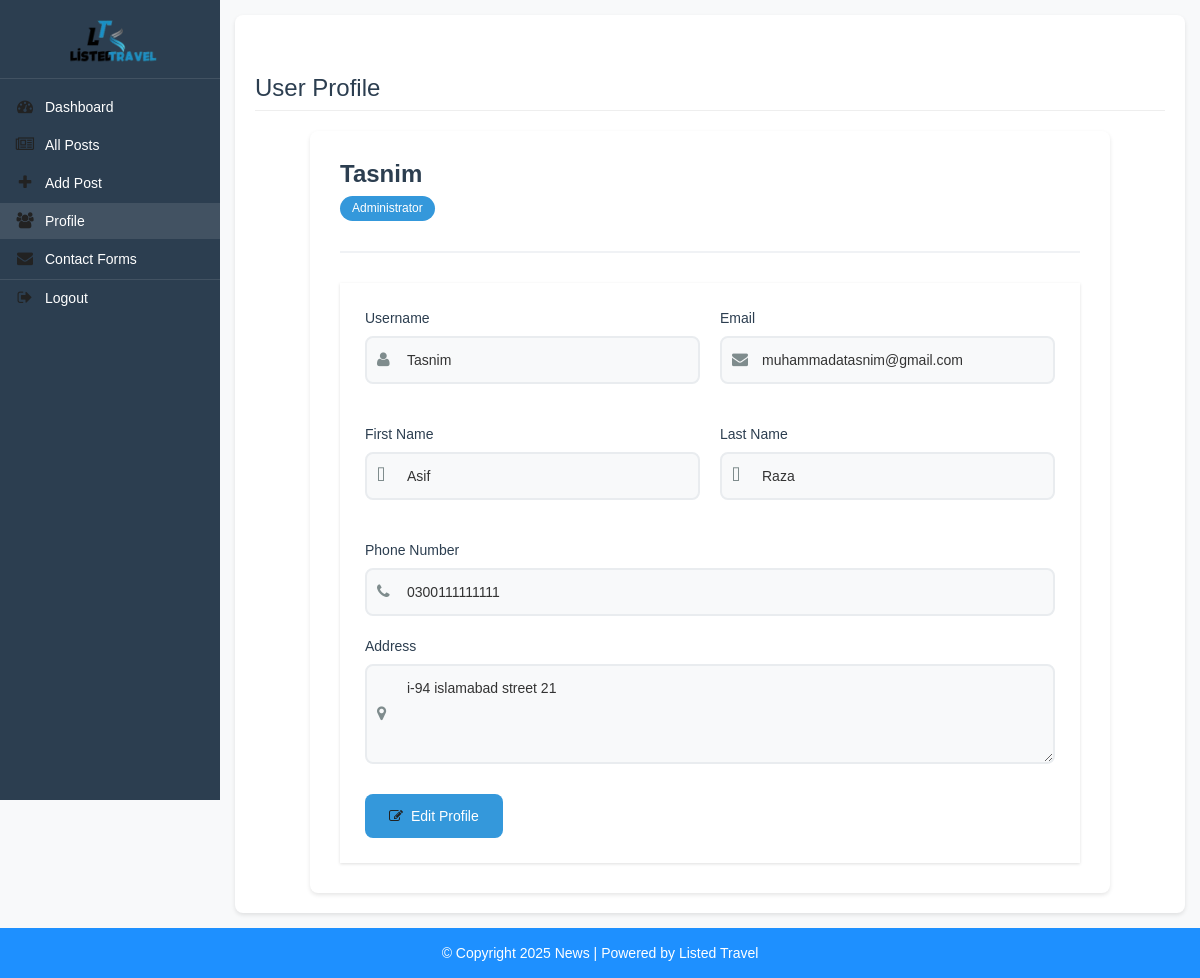
The page /users.php (signed in) on the database its author committed.
### tables this page shows
CREATE TABLE `user` (
  `user_id` int(10) UNSIGNED NOT NULL,
  `first_name` varchar(30) NOT NULL,
  `last_name` varchar(30) NOT NULL,
  `username` varchar(30) DEFAULT NULL,
  `password` varchar(40) DEFAULT NULL,
  `role` int(11) NOT NULL,
  `email` text NOT NULL,
  `phone` text NOT NULL,
  `address` text NOT NULL
);

### users.php (the view, shortened to what this page needs)
<!DOCTYPE html>
<html lang="en">
<head>
    <link rel="stylesheet" href="css/bootstrap.min.css" />
    <link rel="stylesheet" href="css/font-awesome.css">
    <link rel="stylesheet" href="css/style.css">
    <link rel="stylesheet" href="https://cdn.jsdelivr.net/npm/sweetalert2@11.7.32/dist/sweetalert2.min.css">
</head>
<body>
<div class="dashboard-container">
    <div class="sidebar">
        <div class="sidebar-header">
            <img src="img/logo.png" alt="Logo" class="logo">
        </div>
        <nav class="sidebar-nav">
            <ul>
                <li>
                    <a href="post.php"><i class="fa fa-dashboard"></i> <span>Dashboard</span></a>
                </li>
                <li>
                    <a href="all-posts.php"><i class="fa fa-newspaper-o"></i> <span>All Posts</span></a>
                </li>
                <li>
                    <a href="add-post.php"><i class="fa fa-plus"></i> <span>Add Post</span></a>
                </li>
                <?php if($_SESSION['role'] == '1') { ?>
                <li class="active">
                    <a href="users.php"><i class="fa fa-users"></i> <span>Profile</span></a>
                </li>
                <?php } ?>
                <li>
                    <a href="contactforms.php"><i class="fa fa-envelope"></i> <span>Contact Forms</span></a>
                </li>
                <li class="logout-item">
                    <a href="logout.php"><i class="fa fa-sign-out"></i> <span>Logout</span></a>
                </li>
            </ul>
        </nav>
    </div>
    <div class="main-content">
        <div class="content-area">
            <div class="page-header">
                <h1>User Profile</h1>
            </div>
            <?php
            include "config.php";
            $username = $_SESSION['username'];
            $sql = "SELECT * FROM user WHERE username = '$username'";
            $result = mysqli_query($conn, $sql);
            if($row = mysqli_fetch_assoc($result)) {
            ?>
            <div class="profile-container">
                <div class="profile-header">
                    <div class="profile-info">
                        <h2><?php echo $row['username']; ?></h2>
                        <p class="role-badge"><?php echo $row['role'] == 1 ? 'Administrator' : 'User'; ?></p>
                    </div>
                </div>
                <form class="profile-form" method="POST" action="">
                    <div class="form-row">
                        <div class="form-group">
                            <label for="username">Username</label>
                            <div class="input-group">
                                <i class="fa fa-user"></i>
                                <input type="text" id="username" value="<?php echo $row['username']; ?>" readonly>
                            </div>
                        </div>
                        <div class="form-group">
                            <label for="email">Email</label>
                            <div class="input-group">
                                <i class="fa fa-envelope"></i>
                                <input type="email" name="email" id="email" value="<?php echo $row['email']; ?>" readonly>
                            </div>
                        </div>
                    </div>
                    <div class="form-row">
                        <div class="form-group">
                            <label for="firstname">First Name</label>
                            <div class="input-group">
                                <i class="fa fa-user-circle"></i>
                                <input type="text" name="firstname" id="firstname" value="<?php echo $row['first_name']; ?>" readonly>
                            </div>
                        </div>
                        <div class="form-group">
                            <label for="lastname">Last Name</label>
                            <div class="input-group">
                                <i class="fa fa-user-circle"></i>
                                <input type="text" name="lastname" id="lastname" value="<?php echo $row['last_name']; ?>" readonly>
                            </div>
                        </div>
                    </div>
                    <div class="form-group">
                        <label for="phone">Phone Number</label>
                        <div class="input-group">
                            <i class="fa fa-phone"></i>
                            <input type="tel" name="phone" id="phone" value="<?php echo $row['phone']; ?>" readonly>
                        </div>
                    </div>
                    <div class="form-group">
                        <label for="address">Address</label>
                        <div class="input-group">
                            <i class="fa fa-map-marker"></i>
                            <textarea name="address" id="address" rows="3" readonly><?php echo $row['address']; ?></textarea>
                        </div>
                    </div>
                    <div class="form-actions">
                        <button type="button" class="btn-edit" onclick="enableEditing()">
                            <i class="fa fa-edit"></i> Edit Profile
                        </button>
                    </div>
                </form>
            </div>
            <?php } else { ?>
                <div class="alert alert-danger">User not found!</div>
            <?php } ?>
        </div>
    </div>
</div>
<?php include "footer.php"; ?>
</body>
</html>

### css/style.css (style rules this page uses)
body { background: #f1f1f1; font-family: sans-serif,arial,Helvetica; }
a, a:hover, a:focus { text-decoration: none; outline: none; }
ul { margin:0; padding:0; list-style:none; }
img.logo { width: 100%; height: auto; display: block; }
form { background: #fff; padding: 25px; box-shadow:0 1px 3px rgba(0, 0, 0, 0.13); }
i.fa { color:#222; }

### users.php (style rules this page uses)
body { margin: 0; padding: 0; background: #f8f9fa; font-family: sans-serif,arial,Helvetica; }
.dashboard-container { display: flex; min-height: 100vh; background: #f8f9fa; }
.sidebar { width: 220px; background: #2c3e50; color: #fff; position: fixed; height: 100vh; overflow-y: auto; z-index: 1000; transition: all 0.3s ease; }
.sidebar-header { padding: 15px 10px; border-bottom: 1px solid rgba(255,255,255,0.1); position: sticky; top: 0; background: #2c3e50; z-index: 1001; display: flex; justify-content: center; align-items: center; }
.sidebar-header .logo { max-width: 100px; height: auto; display: block; margin: 0 auto; }
.sidebar-nav ul { list-style: none; padding: 0; margin: 10px 0; }
.sidebar-nav li { margin: 2px 0; }
.sidebar-nav a { color: #fff; padding: 8px 15px; display: flex; align-items: center; text-decoration: none; transition: all 0.3s; font-size: 14px; }
.sidebar-nav a i { margin-right: 10px; width: 20px; text-align: center; font-size: 16px; }
.sidebar-nav li.active a, .sidebar-nav a:hover { background: rgba(255,255,255,0.1); }
.logout-item { margin-top: 10px; border-top: 1px solid rgba(255,255,255,0.1); }
.main-content { flex: 1; margin-left: 220px; padding: 15px; transition: all 0.3s ease; }
.content-area { background: #fff; border-radius: 8px; box-shadow: 0 2px 4px rgba(0,0,0,0.1); padding: 20px; }
.page-header { margin-bottom: 20px; }
.page-header h1 { font-size: 24px; color: #2c3e50; margin: 0; }
.profile-container { background: #fff; border-radius: 8px; box-shadow: 0 2px 4px rgba(0,0,0,0.1); padding: 30px; max-width: 800px; margin: 0 auto; }
.profile-header { display: flex; align-items: center; margin-bottom: 30px; padding-bottom: 20px; border-bottom: 2px solid #f0f2f5; }
.profile-info h2 { margin: 0; color: #2c3e50; font-size: 24px; font-weight: 600; }
.role-badge { display: inline-block; background: #3498db; color: #fff; padding: 4px 12px; border-radius: 20px; font-size: 12px; margin-top: 8px; }
.profile-form { margin-top: 20px; }
.form-row { display: flex; gap: 20px; margin-bottom: 20px; }
.form-row .form-group { flex: 1; }
.form-group { margin-bottom: 20px; }
.form-group label { display: block; margin-bottom: 8px; color: #2c3e50; font-weight: 500; font-size: 14px; }
.input-group { position: relative; display: flex; align-items: center; }
.input-group i { position: absolute; left: 12px; color: #7f8c8d; font-size: 16px; }
.input-group input, .input-group textarea { width: 100%; padding: 12px 12px 12px 40px; border: 2px solid #e9ecef; border-radius: 8px; font-size: 14px; transition: all 0.3s; background: #f8f9fa; }
.input-group input:read-only, .input-group textarea:read-only { background: #f8f9fa; cursor: not-allowed; }
.input-group textarea { resize: vertical; min-height: 100px; }
.form-actions { display: flex; gap: 15px; margin-top: 30px; }
.btn-edit, .btn-save { padding: 12px 24px; border: none; border-radius: 8px; font-size: 14px; font-weight: 500; cursor: pointer; display: inline-flex; align-items: center; gap: 8px; transition: all 0.3s; }
.btn-edit { background: #3498db; color: #fff; }

### rows shown on the page
user: username "Tasnim", email "muhammadatasnim@gmail.com", firstname "Asif", lastname "Raza", phone "0300111111111", address "i-94 islamabad street 21"
